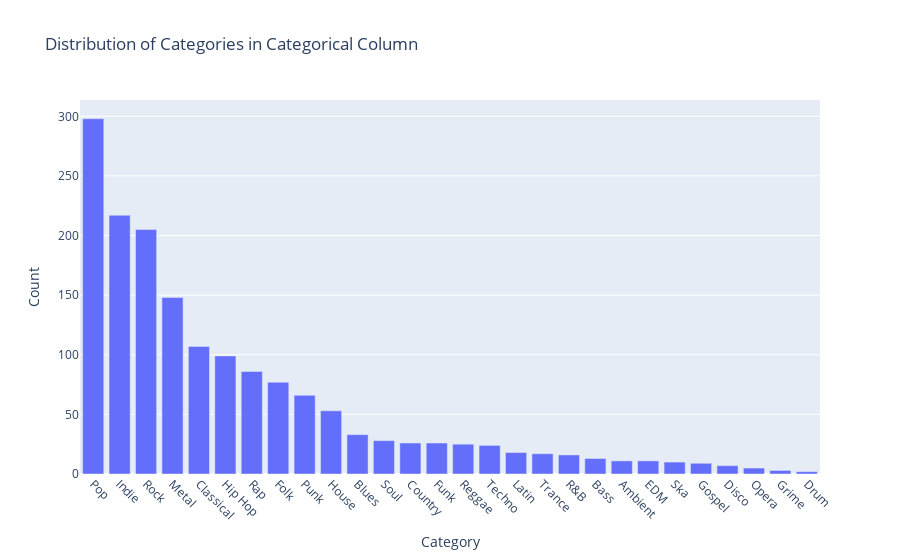

Notebook cell for this chart:
### Markdown cell above
**Main Genre Distribution**

### Code cell
filtered_df = genre_data_df[genre_data_df['Main_Genre'].isin(genre_list)]
category_counts = filtered_df['Main_Genre'].value_counts()

# Plotting
df = pd.DataFrame({'Category': category_counts.index, 'Count': category_counts.values})
fig = px.bar(df, x='Category', y='Count', title='Distribution of Categories in Categorical Column')
fig.update_xaxes(tickangle=45)  # Rotating the x-axis labels for better readability if necessary
fig.update_layout(xaxis_title='Category', yaxis_title='Count')
fig.show()

### Figure 1 — Plotly figure (JSON) as saved in the notebook; plotly's stock layout.template omitted (floating-point values rounded to 4 significant figures)
{"data": [{"alignmentgroup": "True", "hovertemplate": "Category=%{x}<br>Count=%{y}<extra></extra>", "legendgroup": "", "marker": {"color": "#636efa", "pattern": {"shape": ""}}, "name": "", "offsetgroup": "", "orientation": "v", "showlegend": false, "textposition": "auto", "type": "bar", "x": ["Pop", "Indie", "Rock", "Metal", "Classical", "Hip Hop", "Rap", "Folk", "Punk", "House", "Blues", "Soul", "Country", "Funk", "Reggae", "Techno", "Latin", "Trance", "R&B", "Bass", "Ambient", "EDM", "Ska", "Gospel", "Disco", "Opera", "Grime", "Drum"], "xaxis": "x", "y": [298, 217, 205, 148, 107, 99, 86, 77, 66, 53, 33, 28, 26, 26, 25, 24, 18, 17, 16, 13, 11, 11, 10, 9, 7, 5, 3, 2], "yaxis": "y"}], "layout": {"barmode": "relative", "legend": {"tracegroupgap": 0}, "title": {"text": "Distribution of Categories in Categorical Column"}, "xaxis": {"anchor": "y", "domain": [0, 1], "tickangle": 45, "title": {"text": "Category"}}, "yaxis": {"anchor": "x", "domain": [0, 1], "title": {"text": "Count"}}}}
